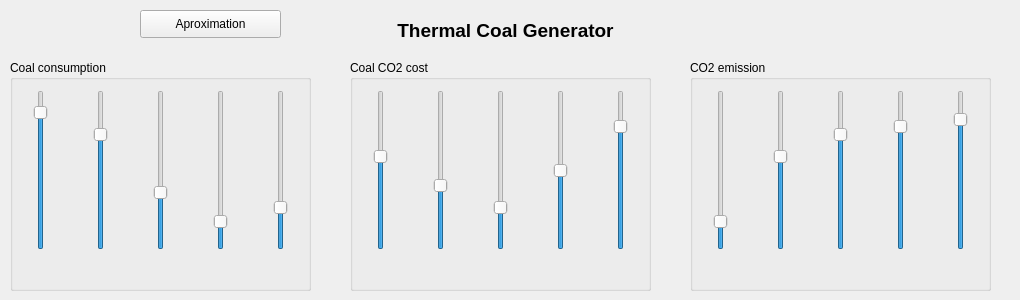
      <widget class="QWidget" name="thermal_coal_tab">
       <attribute name="title">
        <string>Thermal Coal Generator</string>
       </attribute>
       <widget class="QLabel" name="label_4">
        <property name="geometry">
         <rect>
          <x>0</x>
          <y>20</y>
          <width>1011</width>
          <height>20</height>
         </rect>
        </property>
        <property name="font">
         <font>
          <pointsize>14</pointsize>
          <weight>75</weight>
          <bold>true</bold>
         </font>
        </property>
        <property name="text">
         <string>Thermal Coal Generator</string>
        </property>
        <property name="alignment">
         <set>Qt::AlignCenter</set>
        </property>
       </widget>
       <widget class="QGroupBox" name="groupBox_2">
        <property name="geometry">
         <rect>
          <x>10</x>
          <y>60</y>
          <width>301</width>
          <height>231</height>
         </rect>
        </property>
        <property name="title">
         <string>Coal consumption</string>
        </property>
        <widget class="QSlider" name="coal_consumption_slider1">
         <property name="geometry">
          <rect>
           <x>20</x>
           <y>30</y>
           <width>22</width>
           <height>160</height>
          </rect>
         </property>
         <property name="minimum">
          <number>1</number>
         </property>
         <property name="maximum">
          <number>100</number>
         </property>
         <property name="value">
          <number>90</number>
         </property>
         <property name="orientation">
          <enum>Qt::Vertical</enum>
         </property>
        </widget>
        <widget class="QSlider" name="coal_consumption_slider2">
         <property name="geometry">
          <rect>
           <x>80</x>
           <y>30</y>
           <width>22</width>
           <height>160</height>
          </rect>
         </property>
         <property name="minimum">
          <number>1</number>
         </property>
         <property name="maximum">
          <number>100</number>
         </property>
         <property name="value">
          <number>75</number>
         </property>
         <property name="orientation">
          <enum>Qt::Vertical</enum>
         </property>
        </widget>
        <widget class="QSlider" name="coal_consumption_slider3">
         <property name="geometry">
          <rect>
           <x>140</x>
           <y>30</y>
           <width>22</width>
           <height>160</height>
          </rect>
         </property>
         <property name="minimum">
          <number>1</number>
         </property>
         <property name="maximum">
          <number>100</number>
         </property>
         <property name="value">
          <number>35</number>
         </property>
         <property name="orientation">
          <enum>Qt::Vertical</enum>
         </property>
        </widget>
        <widget class="QSlider" name="coal_consumption_slider4">
         <property name="geometry">
          <rect>
           <x>200</x>
           <y>30</y>
           <width>22</width>
           <height>160</height>
          </rect>
         </property>
         <property name="minimum">
          <number>1</number>
         </property>
         <property name="maximum">
          <number>100</number>
         </property>
         <property name="pageStep">
          <number>1</number>
         </property>
         <property name="value">
          <number>15</number>
         </property>
         <property name="orientation">
          <enum>Qt::Vertical</enum>
         </property>
        </widget>
        <widget class="QSlider" name="coal_consumption_slider5">
         <property name="geometry">
          <rect>
           <x>260</x>
           <y>30</y>
           <width>22</width>
           <height>160</height>
          </rect>
         </property>
         <property name="minimum">
          <number>1</number>
         </property>
         <property name="maximum">
          <number>100</number>
         </property>
         <property name="pageStep">
          <number>1</number>
         </property>
         <property name="value">
          <number>25</number>
         </property>
         <property name="orientation">
          <enum>Qt::Vertical</enum>
         </property>
        </widget>
        <widget class="QLabel" name="coal_consumption_slider_lbl1">
         <property name="geometry">
          <rect>
           <x>0</x>
           <y>200</y>
           <width>55</width>
           <height>16</height>
          </rect>
         </property>
         <property name="text">
          <string/>
         </property>
         <property name="alignment">
          <set>Qt::AlignCenter</set>
         </property>
        </widget>
        <widget class="QLabel" name="coal_consumption_slider_lbl2">
         <property name="geometry">
          <rect>
           <x>60</x>
           <y>200</y>
           <width>55</width>
           <height>16</height>
          </rect>
         </property>
         <property name="text">
          <string/>
         </property>
         <property name="alignment">
          <set>Qt::AlignCenter</set>
         </property>
        </widget>
        <widget class="QLabel" name="coal_consumption_slider_lbl3">
         <property name="geometry">
          <rect>
           <x>120</x>
           <y>200</y>
           <width>55</width>
           <height>16</height>
          </rect>
         </property>
         <property name="text">
          <string/>
         </property>
         <property name="alignment">
          <set>Qt::AlignCenter</set>
         </property>
        </widget>
        <widget class="QLabel" name="coal_consumption_slider_lbl4">
         <property name="geometry">
          <rect>
           <x>180</x>
           <y>200</y>
           <width>55</width>
           <height>16</height>
          </rect>
         </property>
         <property name="text">
          <string/>
         </property>
         <property name="alignment">
          <set>Qt::AlignCenter</set>
         </property>
        </widget>
        <widget class="QLabel" name="coal_consumption_slider_lbl5">
         <property name="geometry">
          <rect>
           <x>240</x>
           <y>200</y>
           <width>55</width>
           <height>16</height>
          </rect>
         </property>
         <property name="text">
          <string/>
         </property>
         <property name="alignment">
          <set>Qt::AlignCenter</set>
         </property>
        </widget>
       </widget>
       <widget class="QGroupBox" name="groupBox_3">
        <property name="geometry">
         <rect>
          <x>350</x>
          <y>60</y>
          <width>301</width>
          <height>231</height>
         </rect>
        </property>
        <property name="title">
         <string>Coal CO2 cost</string>
        </property>
        <widget class="QSlider" name="coal_co2_cost_slider1">
         <property name="geometry">
          <rect>
           <x>20</x>
           <y>30</y>
           <width>22</width>
           <height>160</height>
          </rect>
         </property>
         <property name="minimum">
          <number>1</number>
         </property>
         <property name="maximum">
          <number>100</number>
         </property>
         <property name="value">
          <number>60</number>
         </property>
         <property name="orientation">
          <enum>Qt::Vertical</enum>
         </property>
        </widget>
        <widget class="QSlider" name="coal_co2_cost_slider2">
         <property name="geometry">
          <rect>
           <x>80</x>
           <y>30</y>
           <width>22</width>
           <height>160</height>
          </rect>
         </property>
         <property name="minimum">
          <number>1</number>
         </property>
         <property name="maximum">
          <number>100</number>
         </property>
         <property name="value">
          <number>40</number>
         </property>
         <property name="orientation">
          <enum>Qt::Vertical</enum>
         </property>
        </widget>
        <widget class="QSlider" name="coal_co2_cost_slider3">
         <property name="geometry">
          <rect>
           <x>140</x>
           <y>30</y>
           <width>22</width>
           <height>160</height>
          </rect>
         </property>
         <property name="minimum">
          <number>1</number>
         </property>
         <property name="maximum">
          <number>100</number>
         </property>
         <property name="value">
          <number>25</number>
         </property>
         <property name="orientation">
          <enum>Qt::Vertical</enum>
         </property>
        </widget>
        <widget class="QSlider" name="coal_co2_cost_slider4">
         <property name="geometry">
          <rect>
           <x>200</x>
           <y>30</y>
           <width>22</width>
           <height>160</height>
          </rect>
         </property>
         <property name="minimum">
          <number>1</number>
         </property>
         <property name="maximum">
          <number>100</number>
         </property>
         <property name="value">
          <number>50</number>
         </property>
         <property name="orientation">
          <enum>Qt::Vertical</enum>
         </property>
        </widget>
        <widget class="QSlider" name="coal_co2_cost_slider5">
         <property name="geometry">
          <rect>
           <x>260</x>
           <y>30</y>
           <width>22</width>
           <height>160</height>
          </rect>
         </property>
         <property name="minimum">
          <number>1</number>
         </property>
         <property name="maximum">
          <number>100</number>
         </property>
         <property name="value">
          <number>80</number>
         </property>
         <property name="orientation">
          <enum>Qt::Vertical</enum>
         </property>
        </widget>
        <widget class="QLabel" name="coal_price_slider_lbl1">
         <property name="geometry">
          <rect>
           <x>0</x>
           <y>200</y>
           <width>55</width>
           <height>16</height>
          </rect>
         </property>
         <property name="text">
          <string/>
         </property>
         <property name="alignment">
          <set>Qt::AlignCenter</set>
         </property>
        </widget>
        <widget class="QLabel" name="coal_price_slider_lbl2">
         <property name="geometry">
          <rect>
           <x>60</x>
           <y>200</y>
           <width>55</width>
           <height>16</height>
          </rect>
         </property>
         <property name="text">
          <string/>
         </property>
         <property name="alignment">
          <set>Qt::AlignCenter</set>
         </property>
        </widget>
        <widget class="QLabel" name="coal_price_slider_lbl3">
         <property name="geometry">
          <rect>
           <x>120</x>
           <y>200</y>
           <width>55</width>
           <height>16</height>
          </rect>
         </property>
         <property name="text">
          <string/>
         </property>
         <property name="alignment">
          <set>Qt::AlignCenter</set>
         </property>
        </widget>
        <widget class="QLabel" name="coal_price_slider_lbl4">
         <property name="geometry">
          <rect>
           <x>180</x>
           <y>200</y>
           <width>55</width>
           <height>16</height>
          </rect>
         </property>
         <property name="text">
          <string/>
         </property>
         <property name="alignment">
          <set>Qt::AlignCenter</set>
         </property>
        </widget>
        <widget class="QLabel" name="coal_price_slider_lbl5">
         <property name="geometry">
          <rect>
           <x>240</x>
           <y>200</y>
           <width>55</width>
           <height>16</height>
          </rect>
         </property>
         <property name="text">
          <string/>
         </property>
         <property name="alignment">
          <set>Qt::AlignCenter</set>
         </property>
        </widget>
       </widget>
       <widget class="QGroupBox" name="groupBox_4">
        <property name="geometry">
         <rect>
          <x>690</x>
          <y>60</y>
          <width>301</width>
          <height>231</height>
         </rect>
        </property>
        <property name="title">
         <string>CO2 emission</string>
        </property>
        <widget class="QSlider" name="coal_co2_emission_slider1">
         <property name="geometry">
          <rect>
           <x>20</x>
           <y>30</y>
           <width>22</width>
           <height>160</height>
          </rect>
         </property>
         <property name="minimum">
          <number>1</number>
         </property>
         <property name="maximum">
          <number>100</number>
         </property>
         <property name="value">
          <number>15</number>
         </property>
         <property name="orientation">
          <enum>Qt::Vertical</enum>
         </property>
        </widget>
        <widget class="QSlider" name="coal_co2_emission_slider2">
         <property name="geometry">
          <rect>
           <x>80</x>
           <y>30</y>
           <width>22</width>
           <height>160</height>
          </rect>
         </property>
         <property name="minimum">
          <number>1</number>
         </property>
         <property name="maximum">
          <number>100</number>
         </property>
         <property name="value">
          <number>60</number>
         </property>
         <property name="orientation">
          <enum>Qt::Vertical</enum>
         </property>
        </widget>
        <widget class="QSlider" name="coal_co2_emission_slider3">
         <property name="geometry">
          <rect>
           <x>140</x>
           <y>30</y>
           <width>22</width>
           <height>160</height>
          </rect>
         </property>
         <property name="minimum">
          <number>1</number>
         </property>
         <property name="maximum">
          <number>100</number>
         </property>
         <property name="value">
          <number>75</number>
         </property>
         <property name="orientation">
          <enum>Qt::Vertical</enum>
         </property>
        </widget>
        <widget class="QSlider" name="coal_co2_emission_slider4">
         <property name="geometry">
          <rect>
           <x>200</x>
           <y>30</y>
           <width>22</width>
           <height>160</height>
          </rect>
         </property>
         <property name="minimum">
          <number>1</number>
         </property>
         <property name="maximum">
          <number>100</number>
         </property>
         <property name="value">
          <number>80</number>
         </property>
         <property name="orientation">
          <enum>Qt::Vertical</enum>
         </property>
        </widget>
        <widget class="QSlider" name="coal_co2_emission_slider5">
         <property name="geometry">
          <rect>
           <x>260</x>
           <y>30</y>
           <width>22</width>
           <height>160</height>
          </rect>
         </property>
         <property name="minimum">
          <number>1</number>
         </property>
         <property name="maximum">
          <number>100</number>
         </property>
         <property name="value">
          <number>85</number>
         </property>
         <property name="orientation">
          <enum>Qt::Vertical</enum>
         </property>
        </widget>
        <widget class="QLabel" name="coal_co2_emission_slider_lbl1">
         <property name="geometry">
          <rect>
           <x>0</x>
           <y>200</y>
           <width>55</width>
           <height>16</height>
          </rect>
         </property>
         <property name="text">
          <string/>
         </property>
         <property name="alignment">
          <set>Qt::AlignCenter</set>
         </property>
        </widget>
        <widget class="QLabel" name="coal_co2_emission_slider_lbl2">
         <property name="geometry">
          <rect>
           <x>60</x>
           <y>200</y>
           <width>55</width>
           <height>16</height>
          </rect>
         </property>
         <property name="text">
          <string/>
         </property>
         <property name="alignment">
          <set>Qt::AlignCenter</set>
         </property>
        </widget>
        <widget class="QLabel" name="coal_co2_emission_slider_lbl3">
         <property name="geometry">
          <rect>
           <x>120</x>
           <y>200</y>
           <width>55</width>
           <height>16</height>
          </rect>
         </property>
         <property name="text">
          <string/>
         </property>
         <property name="alignment">
          <set>Qt::AlignCenter</set>
         </property>
        </widget>
        <widget class="QLabel" name="coal_co2_emission_slider_lbl4">
         <property name="geometry">
          <rect>
           <x>180</x>
           <y>200</y>
           <width>55</width>
           <height>16</height>
          </rect>
         </property>
         <property name="text">
          <string/>
         </property>
         <property name="alignment">
          <set>Qt::AlignCenter</set>
         </property>
        </widget>
        <widget class="QLabel" name="coal_co2_emission_slider_lbl5">
         <property name="geometry">
          <rect>
           <x>240</x>
           <y>200</y>
           <width>55</width>
           <height>16</height>
          </rect>
         </property>
         <property name="text">
          <string/>
         </property>
         <property name="alignment">
          <set>Qt::AlignCenter</set>
         </property>
        </widget>
       </widget>
       <widget class="QPushButton" name="aproximation_btn">
        <property name="geometry">
         <rect>
          <x>140</x>
          <y>10</y>
          <width>141</width>
          <height>28</height>
         </rect>
        </property>
        <property name="text">
         <string>Aproximation</string>
        </property>
       </widget>
      </widget>
